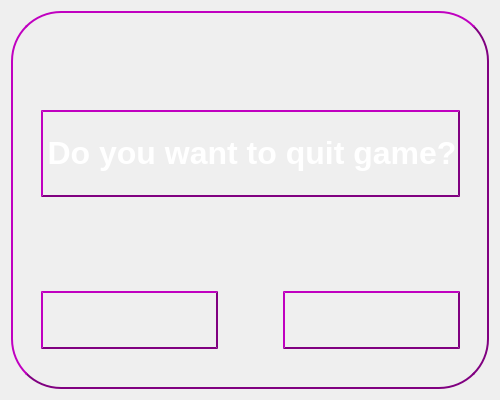
<?xml version="1.0" encoding="UTF-8"?>
<ui version="4.0">
 <class>QuitGameWindow</class>
 <widget class="QDialog" name="QuitGameWindow">
  <property name="geometry">
   <rect>
    <x>0</x>
    <y>0</y>
    <width>500</width>
    <height>400</height>
   </rect>
  </property>
  <property name="windowTitle">
   <string>Dialog</string>
  </property>
  <layout class="QGridLayout" name="gridLayout" rowstretch="0,0,0,0">
   <item row="2" column="2">
    <widget class="QFrame" name="frame">
     <property name="styleSheet">
      <string notr="true"> border-style: outset;
 border-width: 2px;
 border-radius: 50px;
 border-color: purple;
background-color: transparent;
border-image: url(:images/backgrounds/usernameWindow.png);
background: none;
</string>
     </property>
     <property name="frameShape">
      <enum>QFrame::StyledPanel</enum>
     </property>
     <property name="frameShadow">
      <enum>QFrame::Raised</enum>
     </property>
     <layout class="QGridLayout" name="gridLayout_2" rowstretch="3,3,3,2,1" columnstretch="1,1,4,1,1">
      <item row="3" column="2">
       <layout class="QHBoxLayout" name="horizontalLayout_2" stretch="3,1,3">
        <item>
         <widget class="QPushButton" name="ok_button">
          <property name="sizePolicy">
           <sizepolicy hsizetype="Expanding" vsizetype="Expanding">
            <horstretch>0</horstretch>
            <verstretch>0</verstretch>
           </sizepolicy>
          </property>
          <property name="styleSheet">
           <string notr="true">#ok_button{
border-style: outset;
border-width: 2px;
border-radius: 50px;
border-color: purple;
background-color: transparent;
border-image: url(:images/buttons/ok_button.png);
background: none;
}
#ok_button:pressed {
border-image: url(:images/buttons/ok_button_pressed.png);
}</string>
          </property>
          <property name="text">
           <string/>
          </property>
         </widget>
        </item>
        <item>
         <spacer name="horizontalSpacer_2">
          <property name="orientation">
           <enum>Qt::Horizontal</enum>
          </property>
          <property name="sizeHint" stdset="0">
           <size>
            <width>40</width>
            <height>20</height>
           </size>
          </property>
         </spacer>
        </item>
        <item>
         <widget class="QPushButton" name="cancel_button">
          <property name="sizePolicy">
           <sizepolicy hsizetype="Expanding" vsizetype="Expanding">
            <horstretch>0</horstretch>
            <verstretch>0</verstretch>
           </sizepolicy>
          </property>
          <property name="styleSheet">
           <string notr="true">#cancel_button{
border-style: outset;
border-width: 2px;
border-radius: 50px;
border-color: purple;
background-color: transparent;
border-image: url(:images/buttons/cancel_button.png);
background: none;
}
#cancel_button:pressed {
border-image: url(:images/buttons/cancel_button_pressed.png);
}</string>
          </property>
          <property name="text">
           <string/>
          </property>
         </widget>
        </item>
       </layout>
      </item>
      <item row="2" column="2">
       <spacer name="verticalSpacer">
        <property name="orientation">
         <enum>Qt::Vertical</enum>
        </property>
        <property name="sizeHint" stdset="0">
         <size>
          <width>20</width>
          <height>40</height>
         </size>
        </property>
       </spacer>
      </item>
      <item row="1" column="4">
       <spacer name="horizontalSpacer">
        <property name="orientation">
         <enum>Qt::Horizontal</enum>
        </property>
        <property name="sizeHint" stdset="0">
         <size>
          <width>40</width>
          <height>20</height>
         </size>
        </property>
       </spacer>
      </item>
      <item row="1" column="0">
       <spacer name="horizontalSpacer_4">
        <property name="orientation">
         <enum>Qt::Horizontal</enum>
        </property>
        <property name="sizeHint" stdset="0">
         <size>
          <width>40</width>
          <height>20</height>
         </size>
        </property>
       </spacer>
      </item>
      <item row="0" column="2">
       <spacer name="verticalSpacer_2">
        <property name="orientation">
         <enum>Qt::Vertical</enum>
        </property>
        <property name="sizeHint" stdset="0">
         <size>
          <width>20</width>
          <height>40</height>
         </size>
        </property>
       </spacer>
      </item>
      <item row="1" column="2">
       <widget class="QLabel" name="label">
        <property name="styleSheet">
         <string notr="true"> border-style: outset;
 border-width: 2px;
 border-radius: 50px;
 border-color: purple;
background-color: transparent;
border-image: url(:images/backgrounds/transparent.png);
background: none;</string>
        </property>
        <property name="text">
         <string>&lt;html&gt;&lt;head/&gt;&lt;body&gt;&lt;p align=&quot;center&quot;&gt;&lt;span style=&quot; font-size:24pt; font-weight:600; color:#ffffff;&quot;&gt;Do you want to quit game?&lt;/span&gt;&lt;/p&gt;&lt;/body&gt;&lt;/html&gt;</string>
        </property>
       </widget>
      </item>
      <item row="4" column="2">
       <spacer name="verticalSpacer_3">
        <property name="orientation">
         <enum>Qt::Vertical</enum>
        </property>
        <property name="sizeHint" stdset="0">
         <size>
          <width>20</width>
          <height>40</height>
         </size>
        </property>
       </spacer>
      </item>
     </layout>
    </widget>
   </item>
  </layout>
 </widget>
 <resources/>
 <connections/>
</ui>
